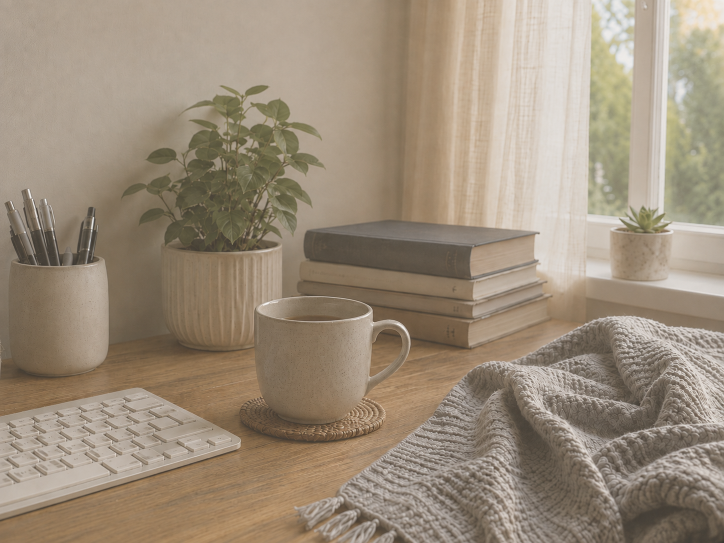
#> input picture opencv/prj04/image/45.png, 1448 x 1086 px (shown at 1/2 size)
$ python main.py
#> lines starting #> are read from the running program, lines starting #| are printed output that depends on the picture
import cv2
import numpy as np
# img=cv2.imread("./image/45.png",cv2.IMREAD_GRAYSCALE)#./상대 경로 /절대 경로   # 흑백으로
img=cv2.imread("image/45.png",)
#> img is the input picture: shape (1086, 1448, 3); mean B, G, R 122.4, 141.1, 155.9
# [23 lines of commented-out code are left out]
img=cv2.resize(img,(500,500))#크기조절
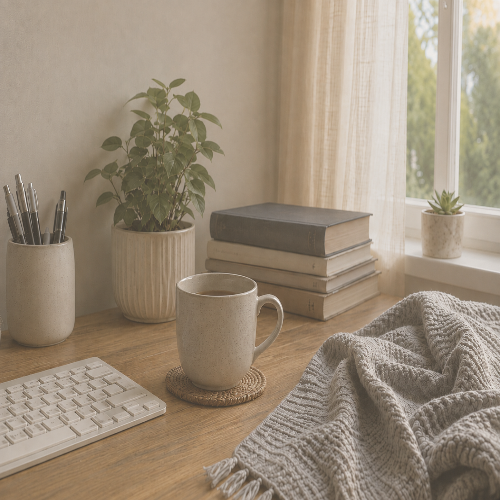
#> img: shape (500, 500, 3); mean B, G, R 122.3, 140.9, 155.8
# [17 lines of commented-out code are left out]
w=img.shape[0]
#> w = 500
h=img.shape[1]
#> h = 500
c= (w//2 ,h//2)
#> c = (250, 250)
M= cv2.getRotationMatrix2D(c,30,1)
img=cv2.warpAffine(img,M,(w,h))
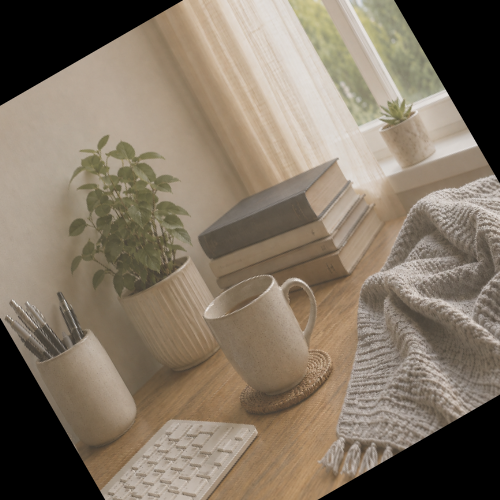
#> img: shape (500, 500, 3); mean B, G, R 101.2, 117.2, 130
#사진 보여주기
cv2.imshow("img",img)
cv2.waitKey(0)
cv2.destroyAllWindows()

#보간법 inter_linear

$ run again, with opencv/prj04/image/59.png copied over opencv/prj04/image/45.png
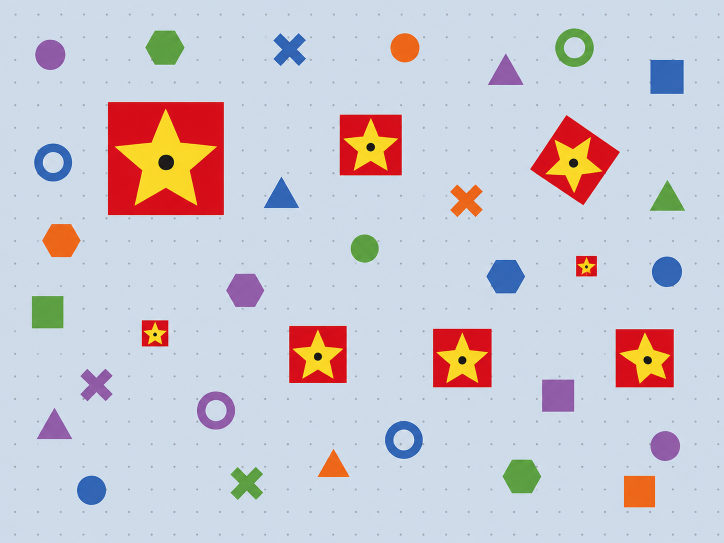
#> input picture opencv/prj04/image/59.png, 1448 x 1086 px (shown at 1/2 size)
#> img is the input picture: shape (1086, 1448, 3); mean B, G, R 209.5, 200.6, 202.2
#> `img=cv2.resize(img,(500,500))#크기조절`:
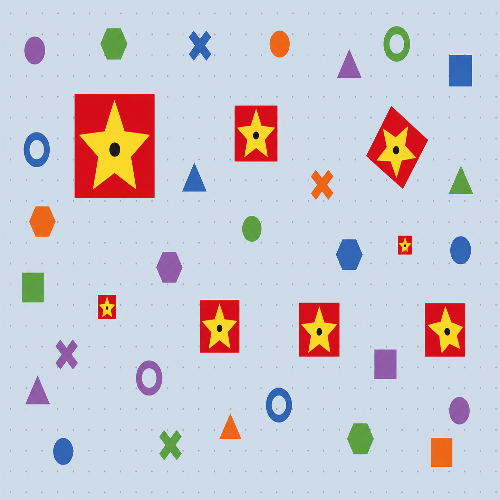
#> img: shape (500, 500, 3); mean B, G, R 209.5, 200.5, 202.2
#> `img=cv2.warpAffine(img,M,(w,h))`:
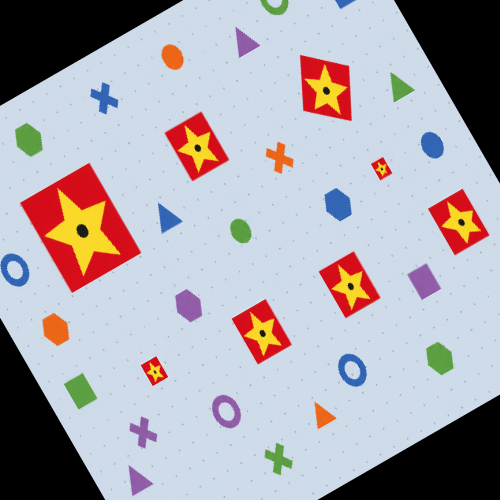
#> img: shape (500, 500, 3); mean B, G, R 174.7, 168.1, 171.3
